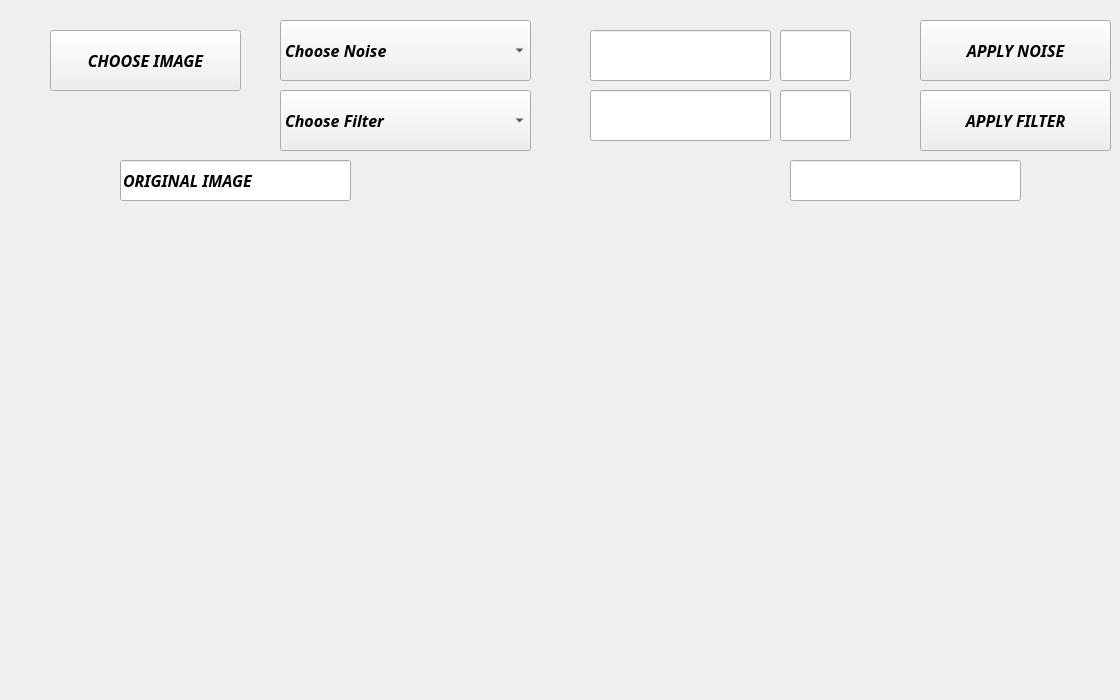
    <widget class="QWidget" name="page_11">
     <widget class="QPushButton" name="pb_Choose_10">
      <property name="geometry">
       <rect>
        <x>50</x>
        <y>30</y>
        <width>191</width>
        <height>61</height>
       </rect>
      </property>
      <property name="font">
       <font>
        <family>Lucida Handwriting</family>
        <pointsize>12</pointsize>
        <weight>75</weight>
        <italic>true</italic>
        <bold>true</bold>
       </font>
      </property>
      <property name="text">
       <string>CHOOSE IMAGE</string>
      </property>
     </widget>
     <widget class="QLabel" name="l_image_21">
      <property name="geometry">
       <rect>
        <x>0</x>
        <y>210</y>
        <width>541</width>
        <height>481</height>
       </rect>
      </property>
      <property name="text">
       <string/>
      </property>
     </widget>
     <widget class="QLabel" name="l_image_22">
      <property name="geometry">
       <rect>
        <x>570</x>
        <y>210</y>
        <width>541</width>
        <height>481</height>
       </rect>
      </property>
      <property name="text">
       <string/>
      </property>
     </widget>
     <widget class="QLineEdit" name="line_factor_21">
      <property name="geometry">
       <rect>
        <x>120</x>
        <y>160</y>
        <width>231</width>
        <height>41</height>
       </rect>
      </property>
      <property name="font">
       <font>
        <family>Lucida Handwriting</family>
        <pointsize>12</pointsize>
        <weight>75</weight>
        <italic>true</italic>
        <bold>true</bold>
       </font>
      </property>
      <property name="text">
       <string>ORIGINAL IMAGE</string>
      </property>
     </widget>
     <widget class="QLineEdit" name="line_factor_22">
      <property name="geometry">
       <rect>
        <x>790</x>
        <y>160</y>
        <width>231</width>
        <height>41</height>
       </rect>
      </property>
      <property name="font">
       <font>
        <family>Lucida Handwriting</family>
        <pointsize>12</pointsize>
        <weight>75</weight>
        <italic>true</italic>
        <bold>true</bold>
       </font>
      </property>
      <property name="text">
       <string/>
      </property>
     </widget>
     <widget class="QComboBox" name="cb_Menu_2">
      <property name="geometry">
       <rect>
        <x>280</x>
        <y>20</y>
        <width>251</width>
        <height>61</height>
       </rect>
      </property>
      <property name="font">
       <font>
        <family>Lucida Handwriting</family>
        <pointsize>12</pointsize>
        <weight>75</weight>
        <italic>true</italic>
        <bold>true</bold>
       </font>
      </property>
      <item>
       <property name="text">
        <string>Choose Noise</string>
       </property>
      </item>
      <item>
       <property name="text">
        <string>Salt Noise</string>
       </property>
      </item>
      <item>
       <property name="text">
        <string>Pepper Noise</string>
       </property>
      </item>
      <item>
       <property name="text">
        <string>Gaussian Noise</string>
       </property>
      </item>
      <item>
       <property name="text">
        <string>Speckle Noise</string>
       </property>
      </item>
      <item>
       <property name="text">
        <string>Salt&amp;Pepper Noise</string>
       </property>
      </item>
     </widget>
     <widget class="QComboBox" name="cb_Menu_3">
      <property name="geometry">
       <rect>
        <x>280</x>
        <y>90</y>
        <width>251</width>
        <height>61</height>
       </rect>
      </property>
      <property name="font">
       <font>
        <family>Lucida Handwriting</family>
        <pointsize>12</pointsize>
        <weight>75</weight>
        <italic>true</italic>
        <bold>true</bold>
       </font>
      </property>
      <item>
       <property name="text">
        <string>Choose Filter</string>
       </property>
      </item>
      <item>
       <property name="text">
        <string>Median Filter</string>
       </property>
      </item>
      <item>
       <property name="text">
        <string>Max Filter</string>
       </property>
      </item>
      <item>
       <property name="text">
        <string>Min Filter</string>
       </property>
      </item>
      <item>
       <property name="text">
        <string>Average Filter</string>
       </property>
      </item>
      <item>
       <property name="text">
        <string>Speckle Filter</string>
       </property>
      </item>
     </widget>
     <widget class="QPushButton" name="pb_Choose_11">
      <property name="geometry">
       <rect>
        <x>920</x>
        <y>20</y>
        <width>191</width>
        <height>61</height>
       </rect>
      </property>
      <property name="font">
       <font>
        <family>Lucida Handwriting</family>
        <pointsize>12</pointsize>
        <weight>75</weight>
        <italic>true</italic>
        <bold>true</bold>
       </font>
      </property>
      <property name="text">
       <string>APPLY NOISE</string>
      </property>
     </widget>
     <widget class="QPushButton" name="pb_Choose_12">
      <property name="geometry">
       <rect>
        <x>920</x>
        <y>90</y>
        <width>191</width>
        <height>61</height>
       </rect>
      </property>
      <property name="font">
       <font>
        <family>Lucida Handwriting</family>
        <pointsize>12</pointsize>
        <weight>75</weight>
        <italic>true</italic>
        <bold>true</bold>
       </font>
      </property>
      <property name="text">
       <string>APPLY FILTER</string>
      </property>
     </widget>
     <widget class="QLineEdit" name="le_Filter_2">
      <property name="geometry">
       <rect>
        <x>590</x>
        <y>30</y>
        <width>181</width>
        <height>51</height>
       </rect>
      </property>
      <property name="font">
       <font>
        <family>Lucida Handwriting</family>
        <pointsize>12</pointsize>
        <weight>75</weight>
        <italic>true</italic>
        <bold>true</bold>
       </font>
      </property>
      <property name="text">
       <string/>
      </property>
     </widget>
     <widget class="QLineEdit" name="le_Filter_3">
      <property name="geometry">
       <rect>
        <x>590</x>
        <y>90</y>
        <width>181</width>
        <height>51</height>
       </rect>
      </property>
      <property name="font">
       <font>
        <family>Lucida Handwriting</family>
        <pointsize>12</pointsize>
        <weight>75</weight>
        <italic>true</italic>
        <bold>true</bold>
       </font>
      </property>
      <property name="text">
       <string/>
      </property>
     </widget>
     <widget class="QLineEdit" name="le_Filter_4">
      <property name="geometry">
       <rect>
        <x>780</x>
        <y>30</y>
        <width>71</width>
        <height>51</height>
       </rect>
      </property>
      <property name="font">
       <font>
        <family>Lucida Handwriting</family>
        <pointsize>12</pointsize>
        <weight>75</weight>
        <italic>true</italic>
        <bold>true</bold>
       </font>
      </property>
      <property name="text">
       <string/>
      </property>
     </widget>
     <widget class="QLineEdit" name="le_Filter_5">
      <property name="geometry">
       <rect>
        <x>780</x>
        <y>90</y>
        <width>71</width>
        <height>51</height>
       </rect>
      </property>
      <property name="font">
       <font>
        <family>Lucida Handwriting</family>
        <pointsize>12</pointsize>
        <weight>75</weight>
        <italic>true</italic>
        <bold>true</bold>
       </font>
      </property>
      <property name="text">
       <string/>
      </property>
     </widget>
    </widget>
